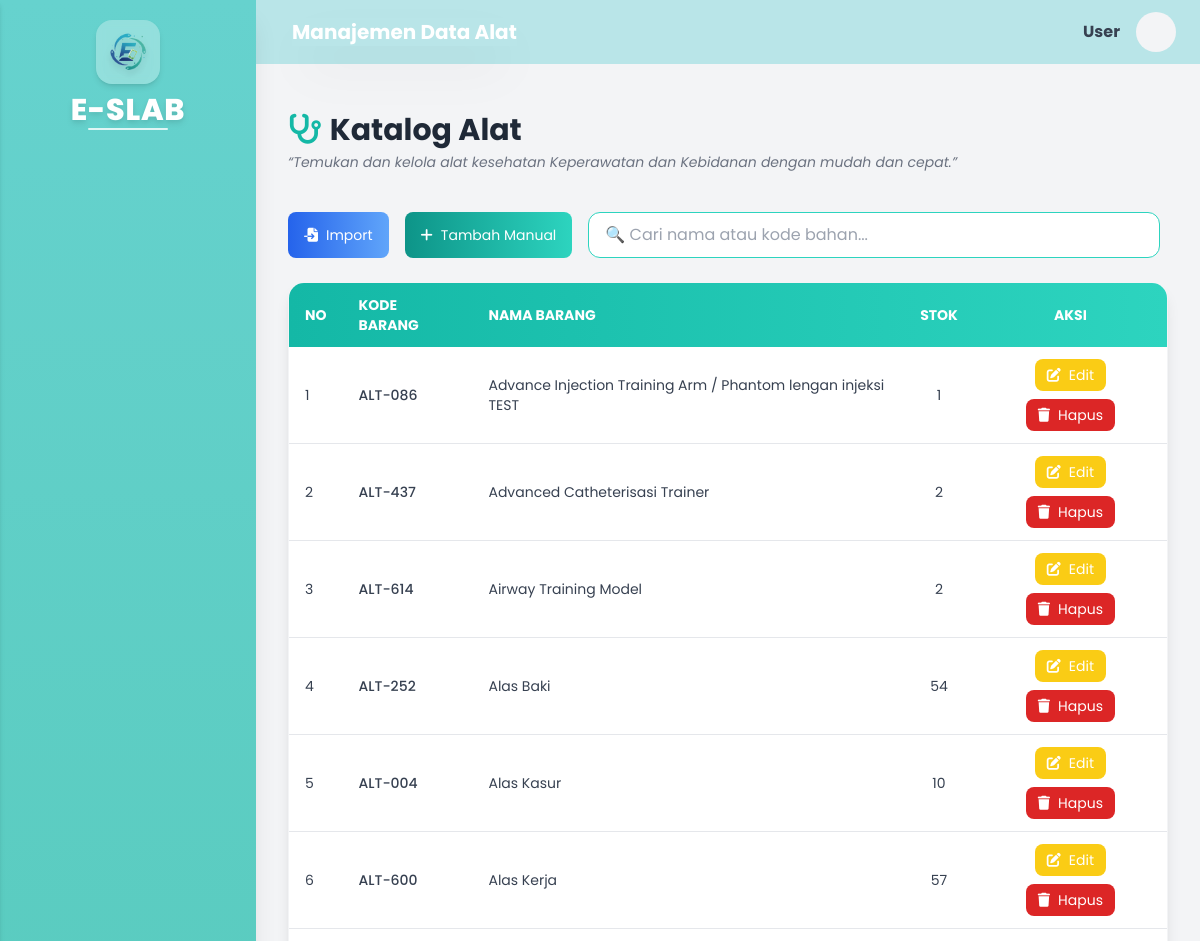
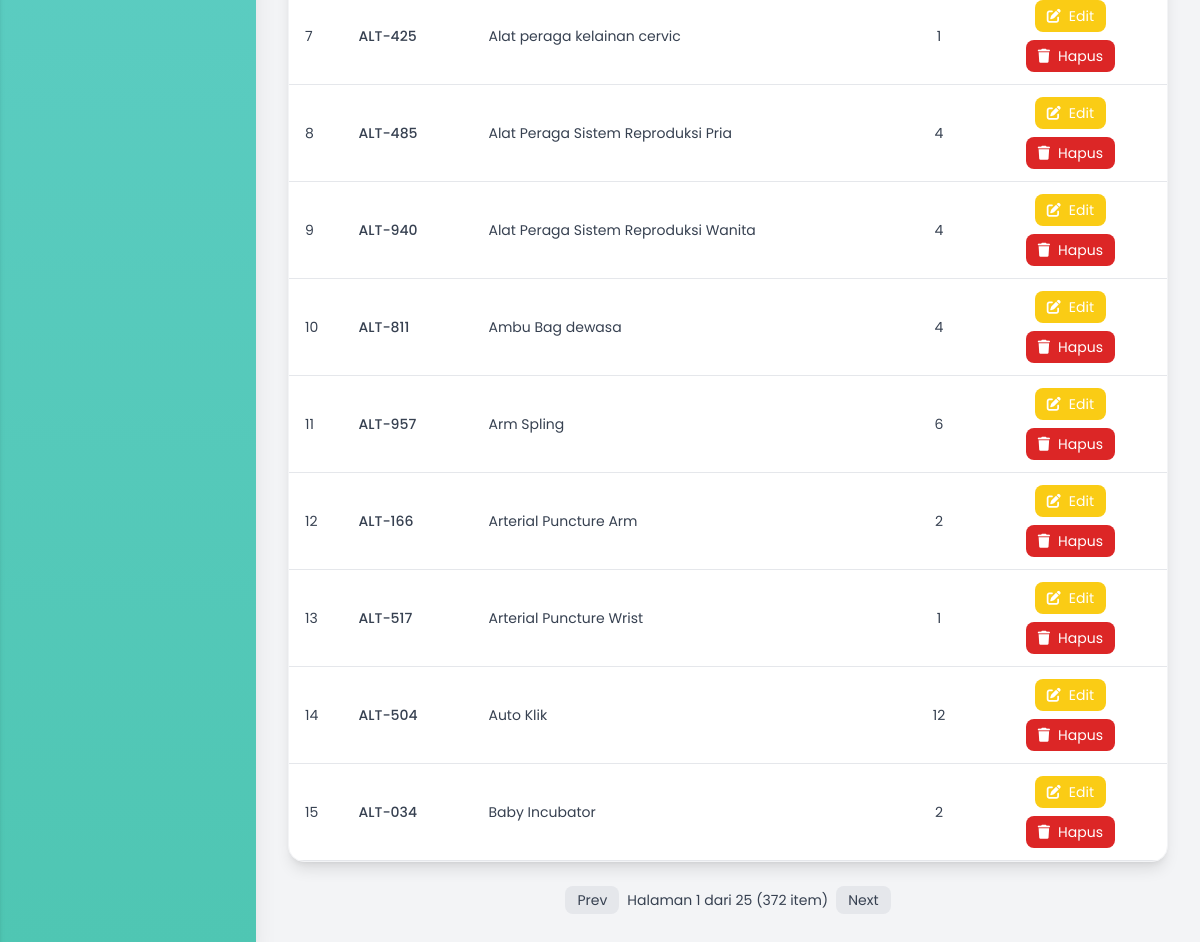
Screenshot of /index.php/admin/katalog_alat with the database file from the repository (2 pictures, top to bottom).
### tables this page shows
CREATE TABLE `barang` (
  `id_barang` int(11) NOT NULL,
  `id_sub_kategori` int(11) NOT NULL,
  `kode_barang` varchar(50) NOT NULL,
  `nama_barang` varchar(100) NOT NULL,
  `deskripsi` text DEFAULT NULL,
  `satuan` varchar(30) DEFAULT NULL,
  `stok` int(11) NOT NULL DEFAULT 0,
  `stok_minimum` int(11) NOT NULL DEFAULT 0,
  `is_active` tinyint(1) NOT NULL DEFAULT 1,
  `created_at` timestamp NOT NULL DEFAULT current_timestamp(),
  `updated_at` timestamp NULL DEFAULT NULL ON UPDATE current_timestamp()
);

### application/controllers/admin/Katalog_Alat.php (called while the page is built, shortened)
<?php
class Katalog_alat extends CI_Controller
{
    public function __construct()
    {
        $this->load->model('Barang_model');
        $this->load->library('pagination');
        $this->load->helper('url');
    }
    public function index()
    {
        $keyword = $this->input->get('keyword');
        $data['barang'] = $this->Barang_model->get_all_alat($keyword);
        $data['keyword'] = $keyword;
        $user_name = $this->session->userdata('nama_user') ?? $this->session->userdata('username');
        $user_initial = strtoupper(substr($user_name, 0, 1));
        $data['title'] = "Manajemen Data Alat";
        $data['user_name'] = $user_name;
        $data['user_initial'] = $user_initial;
        $this->load->view('layouts/header', $data);
        $this->load->view('layouts/sidebar', $data);
        $this->load->view('admin/katalog_alat/index', $data);
        $this->load->view('layouts/footer');
    }
}

### index.php (called while the page is built, shortened)
<?php
require_once BASEPATH.'core/CodeIgniter.php';

### application/models/Barang_model.php (called while the page is built, shortened)
<?php
class Barang_model extends CI_Model
{
    public function get_all_alat($keyword = null)
    {
        $this->db->select('b.*');
        $this->db->from('barang b');
        $this->db->join('sub_kategori sk', 'sk.id_sub_kategori = b.id_sub_kategori', 'left');
        $this->db->where('sk.nama_sub', 'Alat');
        $this->db->order_by('b.nama_barang', 'ASC');
        return $this->db->get()->result();
    }
}

### application/views/admin/katalog_alat/_rows.php (the view)
<?php
$no = ($offset ?? 0) + 1;
if (empty($barang)): ?>
  <tr>
    <td colspan="5" class="text-center py-6 text-gray-500">Tidak ada data ditemukan.</td>
  </tr>
  <?php else:
  foreach ($barang as $b): ?>
    <tr class="border-b hover:bg-blue-50 transition">
      <td class="py-3 px-4"><?= $no++; ?></td>
      <td class="py-3 px-4 font-medium"><?= htmlspecialchars($b->kode_barang); ?></td>
      <td class="py-3 px-4"><?= htmlspecialchars($b->nama_barang); ?></td>
      <td class="py-3 px-4 text-center"><?= (int)$b->stok; ?></td>
      <td class="py-3 px-4 text-center">
        <div class="flex flex-wrap justify-center gap-2">
          <a href="<?= site_url('admin/katalog_alat/edit/' . $b->id_barang); ?>"
            class="flex items-center gap-2 px-3 py-1.5 bg-yellow-400 text-white text-sm rounded-lg hover:bg-yellow-500 transition">
            <i class="fa fa-edit"></i>
            <span class="hidden sm:inline">Edit</span>
          </a>
          <a href="<?= site_url('admin/katalog_alat/delete/' . $b->id_barang); ?>"
            class="flex items-center gap-2 px-3 py-1.5 bg-red-600 text-white text-sm rounded-lg hover:bg-red-700 transition btn-delete">
            <i class="fa fa-trash"></i>
            <span class="hidden sm:inline">Hapus</span>
          </a>
        </div>
      </td>
    </tr>
<?php endforeach;
endif; ?>

### rows the page displays
barang: kode_barang "ALT-086", nama_barang "Advance Injection Training Arm / Phantom lengan injeksi TEST", stok "1"
barang: kode_barang "ALT-437", nama_barang "Advanced Catheterisasi Trainer", stok "2"
barang: kode_barang "ALT-614", nama_barang "Airway Training Model", stok "2"
barang: kode_barang "ALT-252", nama_barang "Alas Baki", stok "54"
barang: kode_barang "ALT-004", nama_barang "Alas Kasur", stok "10"
barang: kode_barang "ALT-600", nama_barang "Alas Kerja", stok "57"
barang: kode_barang "ALT-425", nama_barang "Alat peraga kelainan cervic", stok "1"
barang: kode_barang "ALT-485", nama_barang "Alat Peraga Sistem Reproduksi Pria", stok "4"
barang: kode_barang "ALT-940", nama_barang "Alat Peraga Sistem Reproduksi Wanita", stok "4"
barang: kode_barang "ALT-811", nama_barang "Ambu Bag dewasa", stok "4"
barang: kode_barang "ALT-957", nama_barang "Arm Spling", stok "6"
barang: kode_barang "ALT-166", nama_barang "Arterial Puncture Arm", stok "2"
barang: kode_barang "ALT-517", nama_barang "Arterial Puncture Wrist", stok "1"
barang: kode_barang "ALT-504", nama_barang "Auto Klik", stok "12"
barang: kode_barang "ALT-034", nama_barang "Baby Incubator", stok "2"

### other values shown
$title "Manajemen Data Alat"
